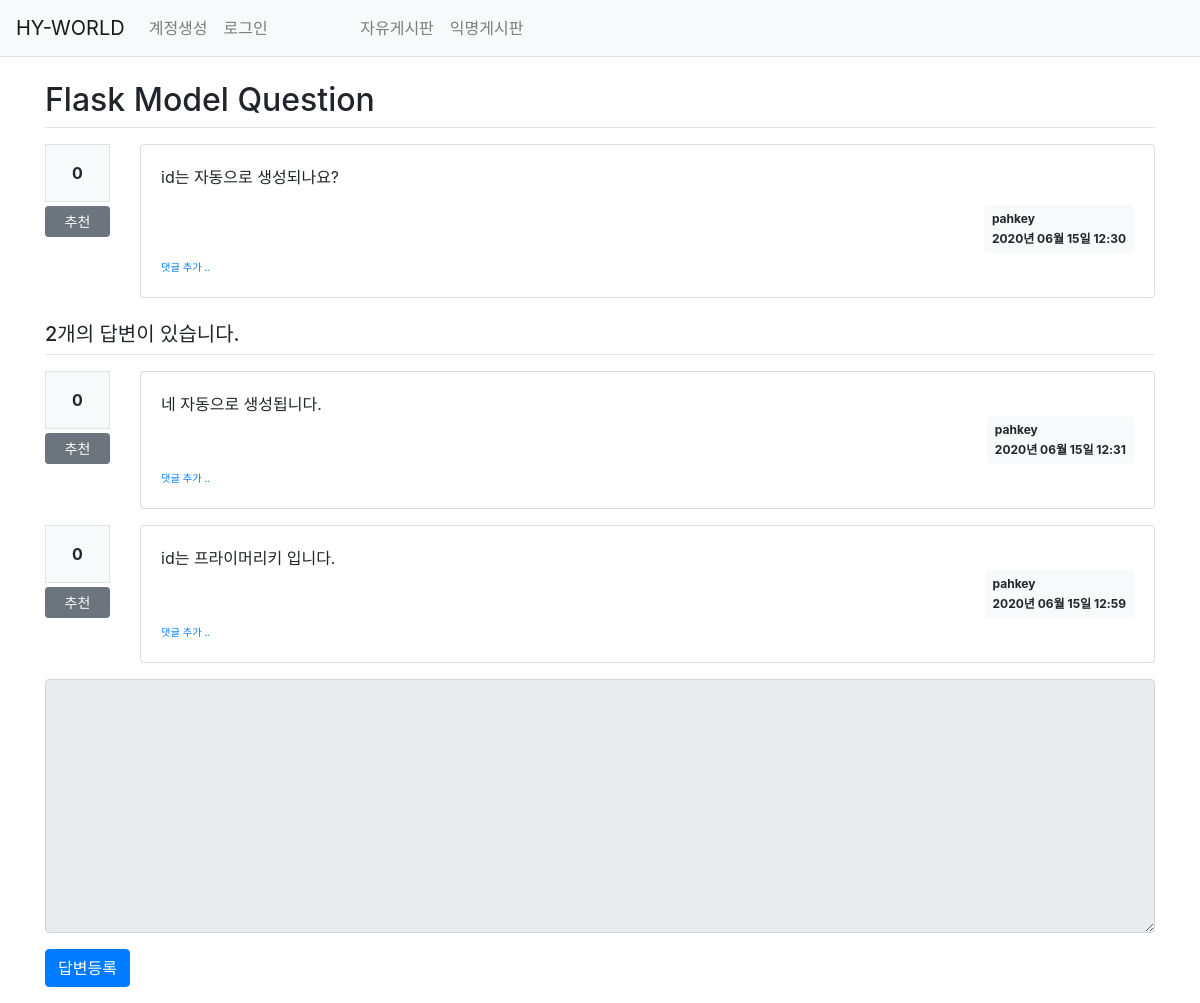
Screenshot of /question/detail/2/ with the database file from the repository.
### pybo/models.py (models this page shows)
class Question(db.Model):
    id = db.Column(db.Integer, primary_key=True)
    subject = db.Column(db.String(200), nullable=False)
    content = db.Column(db.Text(), nullable=False)
    create_date = db.Column(db.DateTime(), nullable=False)
    user_id = db.Column(db.Integer, db.ForeignKey('user.id', ondelete='CASCADE'), nullable=False)
    user = db.relationship('User', backref=db.backref('question_set'))
    modify_date = db.Column(db.DateTime(), nullable=True)
    voter = db.relationship('User', secondary=question_voter, backref=db.backref('question_voter_set'))
    category = db.Column(db.String(20), db.ForeignKey('category.category_name'))

class User(db.Model):
    id = db.Column(db.Integer, primary_key=True)
    username = db.Column(db.String(150), unique=True, nullable=False)
    password = db.Column(db.String(200), nullable=False)
    email = db.Column(db.String(120), unique=True, nullable=False)

class Answer(db.Model):
    id = db.Column(db.Integer, primary_key=True)
    question_id = db.Column(db.Integer, db.ForeignKey('question.id', ondelete='CASCADE'))
    question = db.relationship('Question', backref=db.backref('answer_set'))
    content = db.Column(db.Text(), nullable=False)
    create_date = db.Column(db.DateTime(), nullable=False)
    user_id = db.Column(db.Integer, db.ForeignKey('user.id', ondelete='CASCADE'), nullable=False)
    user = db.relationship('User', backref=db.backref('answer_set'))
    modify_date = db.Column(db.DateTime(), nullable=True)
    voter = db.relationship('User', secondary=answer_voter, backref=db.backref('answer_voter_set'))

### pybo/views/question_views.py (the view)
@bp.route('/detail/<int:question_id>/')
def detail(question_id):
    form = AnswerForm()
    question = Question.query.get_or_404(question_id)
    return render_template('question/question_detail.html', question=question, form=form)

### pybo/forms.py
class AnswerForm(FlaskForm):
    content = TextAreaField('내용', validators=[DataRequired('내용은 필수입력 항목입니다.')])

### pybo/filter.py (called while the page is built)
def format_datetime(value, fmt='%Y년 %m월 %d일 %H:%M'):
    return value.strftime(fmt)

### pybo/views/auth_views.py (called while the page is built)
@bp.before_app_request
def load_logged_in_user():
    user_id = session.get('user_id')
    if user_id is None:
        g.user = None
    else:
        g.user = User.query.get(user_id)

### pybo/templates/question/question_detail.html (shortened to what this page needs)
{% extends 'base.html' %}
{% block content %}
<div class="container my-3">
    <h2 class="border-bottom py-2">{{ question.subject }}</h2>
    <div class="row my-3">
        <div class="col-1">
            <div class="bg-light text-center p-3 border font-weight-bolder mb-1">{{ question.voter|length }}</div>
            <a href="#" data-uri="{{ url_for('vote.question', question_id=question.id) }}"
               class="recommend btn btn-sm btn-secondary btn-block my-1">추천</a>
        </div>
        <div class="col-11">
            <div class="card">
                <div class="card-body">
                    <div class="card-text">{{ question.content|markdown }}</div>
                    <div class="d-flex justify-content-end">
                        <div class="badge badge-light p-2 text-left">
                            <div class="mb-2">{{ question.user.username }}</div>
                            <div>{{ question.create_date|datetime }}</div>
                        </div>
                    </div>
                    <div>
                        <a href="{{ url_for('comment.create_question', question_id=question.id) }}"
                           class="small"><small>댓글 추가 ..</small></a>
                    </div>
                </div>
            </div>
        </div>
    </div>
    <h5 class="border-bottom my-3 py-2">{{ question.answer_set|length }}개의 답변이 있습니다.</h5>
    {% for answer in question.answer_set %}
    <div class="row my-3">
        <div class="col-1">
            <div class="bg-light text-center p-3 border font-weight-bolder mb-1">{{ answer.voter|length }}</div>
            <a href="#" data-uri="{{ url_for('vote.answer', answer_id=answer.id) }}"
                class="recommend btn btn-sm btn-secondary btn-block my-1">추천</a>
        </div>
        <div class="col-11">
            <div class="card">
                <div class="card-body">
                    <div class="card-text" style="white-space: pre-line;">{{ answer.content }}</div>
                    <div class="d-flex justify-content-end">
                        <div class="badge badge-light p-2 text-left">
                            <div class="mb-2">{{ answer.user.username }}</div>
                            <div>{{ answer.create_date|datetime }}</div>
                        </div>
                    </div>
                    <div>
                        <a href="{{ url_for('comment.create_answer', answer_id=answer.id) }}"
                           class="small"><small>댓글 추가 ..</small></a>
                    </div>
                </div>
            </div>
        </div>
    </div>
    {% endfor %}
    <form action="{{ url_for('answer.create', question_id=question.id) }}" method="post" class="my-3">
        <div class="form-group">
            <textarea {% if not g.user %}disabled{% endif %}
                    name="content" id="content" class="form-control" rows="10"></textarea>
        </div>
        <input type="submit" value="답변등록" class="btn btn-primary">
    </form>
</div>
{% endblock %}

### pybo/templates/base.html (shortened to what this page needs)
<!doctype html>
<html lang="ko">
<head>
    <link rel="stylesheet" href="{{ url_for('static', filename='bootstrap.min.css') }}">
    <link rel="stylesheet" href="{{ url_for('static', filename='style.css') }}">
</head>
<body>
{% include "navbar.html" %}
{% block content %}
{% endblock %}
</body>
</html>

### pybo/templates/navbar.html (shortened to what this page needs)
<nav class="navbar navbar-expand-lg navbar-light bg-light border-bottom">
    <a class="navbar-brand" href="{{ url_for('main.index') }}">HY-WORLD</a>
    <div class="collapse navbar-collapse flex-grow-0" id="navbarNav">
        {% if g.user %}
        <ul class="navbar-nav">
            <li class="nav-item ">
                <a class="nav-link" href="{{ url_for('auth.logout') }}">{{ g.user.username }} (로그아웃)</a>
            </li>
        </ul>
        {% else %}
        <ul class="navbar-nav">
            <li class="nav-item ">
                <a class="nav-link" href="{{ url_for('auth.signup') }}">계정생성</a>
            </li>
            <li class="nav-item ">
                <a class="nav-link" href="{{ url_for('auth.login') }}">로그인</a>
            </li>
        </ul>
        {% endif %}
        <ul class="navbar-nav">
            <li class="nav-item ">
                <a class="nav-link" href="{{ url_for('question.classify', category='general') }}">자유게시판</a>
            </li>
            <li class="nav-item ">
                <a class="nav-link" href="{{ url_for('question.classify', category='anonymous') }}">익명게시판</a>
            </li>
        </ul>
    </div>
</nav>

### rows the page displays
Question: subject "Flask Model Question", content "id는 자동으로 생성되나요?", create_date "2020년 06월 15일 12:30"
User: user.username "pahkey"
Answer: voter|length "0", content "네 자동으로 생성됩니다.", user.username "pahkey", create_date "2020년 06월 15일 12:31"
Answer: voter|length "0", content "id는 프라이머리키 입니다.", user.username "pahkey", create_date "2020년 06월 15일 12:59"

### other values shown
{{ question.voter|length }} "0"
{{ question.answer_set|length }} "2"
